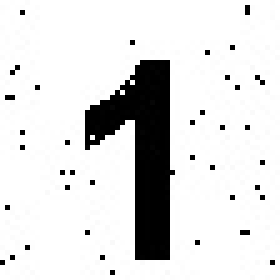
#> input picture notebook_python/x/test01.jpg, 56 x 56 px (shown 5 times larger); its folder holds 4 pictures in this run
$ jupyter execute --allow-errors 'WOMC_V3 copy.ipynb'
#> lines starting #> are read from the running program, lines starting #| are printed output that depends on the picture; after the words box and inside, x2 and y2 are one past the last pixel; in counts of white or black regions, pixels touching at a corner belong together
[cell 1]
import numpy as np
import itertools
import cv2
import random
import copy
from time import sleep, time
import pickle

### Parâmetros

[cell 2]
def initialize_parameters(new):
#> called with new = True
    params = {}
    params['nlayer'] = 2
    params['wlen'] = 3
    params['wsize'] = params['wlen'] ** 2
    params['dim'] = 56
    params['train_size'] = 30
    params['val_size'] = 10
    params['test_size'] = 10

    if new:
        Wini = np.array([np.nan, 1., np.nan, 1., 1., 1., np.nan, 1., np.nan])
        params['W'] = [Wini.copy() for _ in range(params['nlayer'])]
        params['joint'] = [create_joint(Wini) for _ in range(params['nlayer'])]
    else:
        params['joint'] = np.load('joint.txt', allow_pickle=True)
        params['W'] = np.load('W.txt', allow_pickle=True)

    params['windows_continuos'] = np.load('windows_continuos.txt', allow_pickle=True)
#> (reads notebook_python/windows_continuos.txt from the repository)

    return params

[cell 3]
def create_joint(W):
    Ji=[]
    ni = int(W[~np.isnan(W)].sum())
    for i in itertools.product([0, 1], repeat=ni):
        Ji.append(''.join(np.array(i).astype(str)))
    np.random.seed(0)
    return np.c_[Ji, np.random.randint(2, size=len(Ji))]

[cell 4]
params = initialize_parameters(new = True)

[cell 5]
nlayer = params['nlayer']
wlen = params['wlen']
wsize = params['wsize']
dim = params['dim']
train_size = params['train_size']
val_size = params['val_size']
test_size = params['test_size']
W = params['W']
joint = params['joint']
windows_continuos = params['windows_continuos']

[cell 6]
W

[cell 7]
def find_minterms(truth_table):
    inputs = truth_table[:, 0]
    results = truth_table[:, 1]
    minterms = []
    for i in np.where(results =='1')[0]:
        minterms.append(inputs[i])
    minterms

    return minterms

[cell 8]
def create_w_matrices(W):
    matrices = []
    for k in range(nlayer):
        matrix_k = []
        reduced_minterms = find_minterms(joint[k])
        for minterm in range(len(reduced_minterms)):
            matrix = np.copy(W[k])
            c=0
            for i in np.where(W[k]==1)[0]:
                matrix[i] = reduced_minterms[minterm][c]
                c+=1
            matrix = np.where(matrix==0,-1,matrix)
            matrix = np.nan_to_num(matrix)
            #matrix = matrix.astype(int)
            matrix_k.append(matrix)
        matrices.append(matrix_k)
    return matrices

[cell 9]
W_matrices = create_w_matrices(W)
W_matrices

[cell 10]
increase = int(round(wlen/2-0.1,0))

[cell 11]
# [6 lines left out: function convert_binary, not called in this run]

[cell 12]
img_type = 'test'
for img in range(1,5):
    print(f'entrada_{img_type}{img:02d}.jpg')
#> in get_images, x is the input picture: shape (56, 56); min 0, max 255, mean 222.1

[cell 13]
def _convert_binary(img):
    (_, img_bin) = cv2.threshold(img, 100, 255, cv2.THRESH_BINARY)
#> img_bin: shape (56, 56); 87.2% white; 39 black regions (38 under 20 px), largest, box (x1, y1, x2, y2) and area: (17, 12, 35, 52) 357
    #img_bin = img_bin.astype('float64')
    img_bin[(img_bin==0)]=1
    img_bin[(img_bin==255)]=0
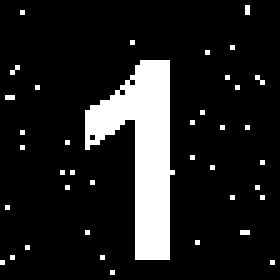
#> img_bin: shape (56, 56) (shown 5 times larger); values 0 (black) and 1 (white), 12.8% white; 39 white regions (38 under 20 px), largest, box (x1, y1, x2, y2) and area: (17, 12, 35, 52) 357
    img_bin = img_bin.astype(int)
    #img_bin[(img_bin==0)]=-1
    return img_bin

def get_images(img_size, img_type):
    ximg = []
    yimg = []
    for img in range(1,img_size+1):
        x = cv2.imread(f'./x/{img_type}{img:02d}.jpg', cv2.IMREAD_GRAYSCALE)
        y = cv2.imread(f'./y/{img_type}{img:02d}.jpg', cv2.IMREAD_GRAYSCALE)
        ximg.append(_convert_binary(x))
        yimg.append(_convert_binary(y))
#> pass 2 of the loop in get_images, `for img in range(1,img_size+1):`:
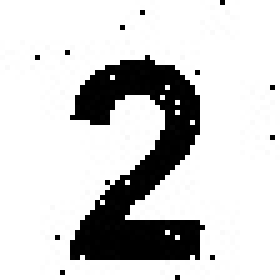
#> input picture notebook_python/x/test02.jpg, 56 x 56 px (shown 5 times larger)
#> in get_images, x is the input picture: shape (56, 56); min 0, max 255, mean 208.1
#> in _convert_binary (call 3), `img_bin[(img_bin==255)]=0`:
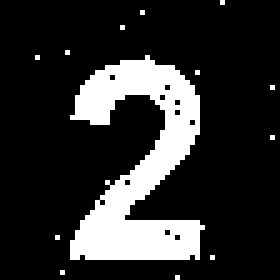
#> img_bin: shape (56, 56) (shown 5 times larger); values 0 (black) and 1 (white), 18.3% white; 13 white regions (12 under 20 px), largest, box (x1, y1, x2, y2) and area: (14, 11, 41, 52) 563
#> pass 3 of the loop in get_images, `for img in range(1,img_size+1):`:
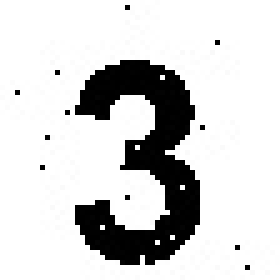
#> input picture notebook_python/x/test03.jpg, 56 x 56 px (shown 5 times larger)
#> in get_images, x is the input picture: shape (56, 56); min 0, max 255, mean 211.3
#> in _convert_binary (call 5), `img_bin[(img_bin==255)]=0`:
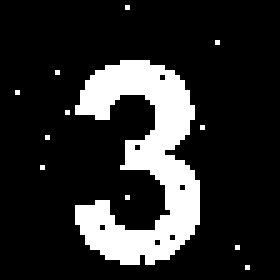
#> img_bin: shape (56, 56) (shown 5 times larger); values 0 (black) and 1 (white), 17.1% white; 12 white regions (11 under 20 px), largest, box (x1, y1, x2, y2) and area: (15, 12, 40, 53) 524
#> the loop made 5 passes; the first 3 are shown
    return ximg, yimg

#> (a cell that did not finish here is left out)

#> (a cell that did not finish here is left out)

val, yval = get_images(val_size, 'val')
test, ytest = get_images(test_size, 'test')

#> (a cell that did not finish here is left out)

#> (a cell that did not finish here is left out)

#> (a cell that did not finish here is left out)

[cell 19]
# [18 lines left out: function apply_window_, not called in this run]

[cell 20]
# [24 lines left out: function save_results, not called in this run]

[cell 21]
# [36 lines left out: function save_results_complet, not called in this run]

[cell 22]
# [18 lines left out: function apply_window, not called in this run]

[cell 23]
# [13 lines left out: function run_window_hood, not called in this run]

#> (a cell that did not finish here is left out)

[cell 25]
# [7 lines left out: function apply_convolve, not called in this run]

[cell 26]
# [13 lines left out: function run_window_convolve, not called in this run]

[cell 27]
len(W_matrices[0])

[cell 28]
bias = []
for i in range(nlayer):
    bias.append(np.nansum(W[i])-1)
bias
